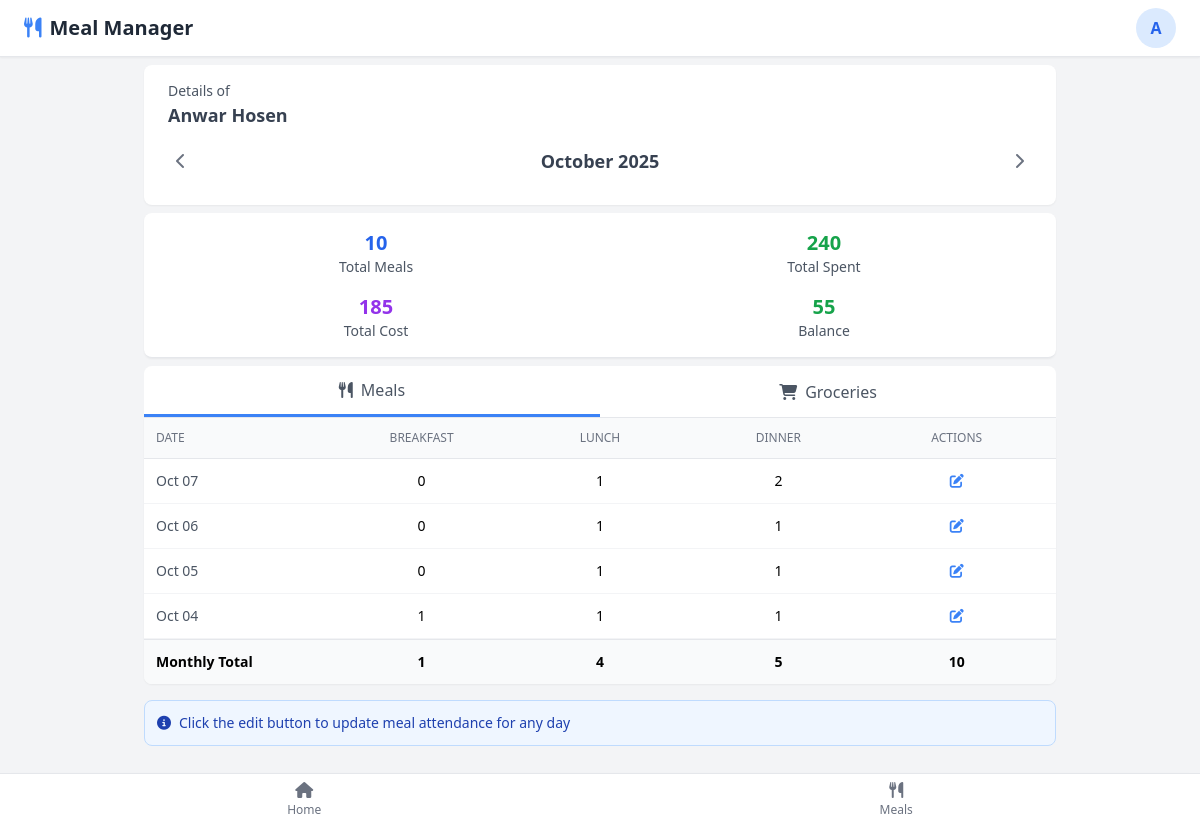
Page /member-details/11/ (signed in) on the earlier database version.
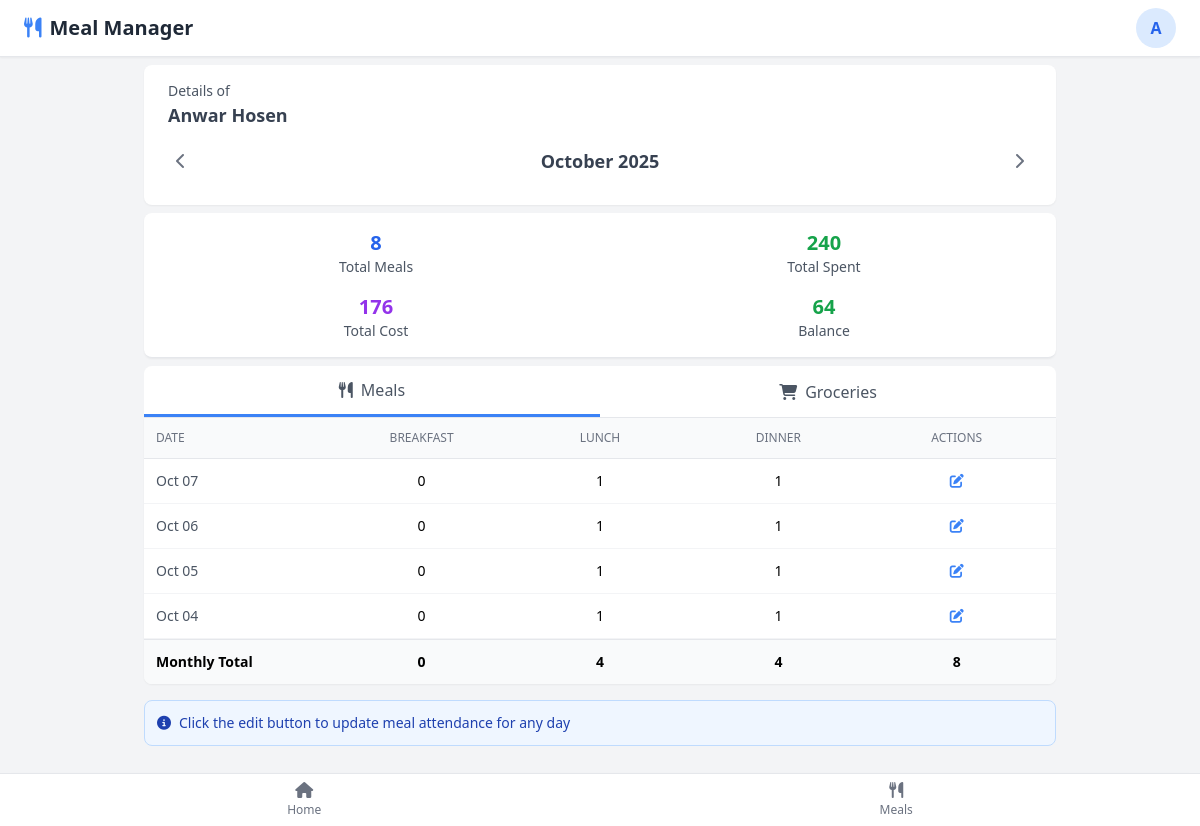
Same page on the later database version.
### app/models.py (models this page shows, shortened)
class GroupMember(models.Model):
    ROLE_CHOICES = [
        ('admin', 'Admin'),
        ('member', 'Member'),
    ]
    user = models.OneToOneField(User, on_delete=models.CASCADE, related_name='group_membership')
    group = models.ForeignKey(Group, on_delete=models.CASCADE, related_name='members')
    role = models.CharField(max_length=10, choices=ROLE_CHOICES, default='member')
    joined_at = models.DateTimeField(auto_now_add=True)

class MealEntry(models.Model):
    user = models.ForeignKey(User, on_delete=models.CASCADE, related_name='meal_entries')
    group = models.ForeignKey(Group, on_delete=models.CASCADE, related_name='meal_entries')
    date = models.DateField()
    breakfast = models.IntegerField(default=0,
        validators=[MinValueValidator(0), MaxValueValidator(3)],
        help_text="Number of breakfast meals (0=absent, 1=present, 2+=with guests)"
    )
    lunch = models.IntegerField(default=0,
        validators=[MinValueValidator(0), MaxValueValidator(3)],
        help_text="Number of lunch meals (0=absent, 1=present, 2+=with guests)"
    )
    dinner = models.IntegerField(default=0,
        validators=[MinValueValidator(0), MaxValueValidator(3)],
        help_text="Number of dinner meals (0=absent, 1=present, 2+=with guests)"
    )
    created_at = models.DateTimeField(auto_now_add=True)
    updated_at = models.DateTimeField(auto_now=True)
    class Meta:
        unique_together = ['user', 'group', 'date']
        ordering = ['-date', 'user']
        indexes = [
            models.Index(fields=['user', 'date']),
            models.Index(fields=['group', 'date']),
        ]
    @property
    def total(self):
        return self.breakfast + self.lunch + self.dinner

### app/utils.py (the view)
    def wrapper(request, *args, **kwargs):
        if not hasattr(request.user, 'group_membership'):
            return redirect('setup-group')
        return view_func(request, *args, **kwargs)

### app/utils.py (called while the page is built)
def group_required(view_func):
    def wrapper(request, *args, **kwargs):
        if not hasattr(request.user, 'group_membership'):
            return redirect('setup-group')
        return view_func(request, *args, **kwargs)
    return wrapper

### app/views/helpers.py (called while the page is built)
def group_summary(group, month: int, year: int):
    group_groceries = GroceryExpense.objects.filter(
        group=group,
        date__year=year,
        date__month=month
    )
    group_meals = MealEntry.objects.filter(
        group=group,
        date__year=year,
        date__month=month
    )
    total_group_expenses = group_groceries.aggregate(Sum('cost'))['cost__sum'] or 0
    total_group_meals = sum(meal.total for meal in group_meals)
    cost_per_meal = (total_group_expenses / total_group_meals) if total_group_meals > 0 else 0
    group.total_expenses = total_group_expenses
    group.total_meals = total_group_meals
    group.cost_per_meal = round(cost_per_meal, 2)
    return group

def member_summary(member, group, month, year):
    meals_list = MealEntry.objects.filter(
        user=member.user,
        group=group,
        date__year=year,
        date__month=month
    )
    groceries_list = GroceryExpense.objects.filter(
        user=member.user,
        group=group,
        date__year=year,
        date__month=month
    )
    total_meals = sum(meal.total for meal in meals_list)
    total_spent = groceries_list.aggregate(Sum('cost'))['cost__sum'] or 0
    return total_meals, total_spent, meals_list, groceries_list

def get_member_details(member, month: int, year: int):
    total_meals, total_spent, meals_list, grocery_list = member_summary(
        member=member,
        group=member.group,
        month=month,
        year=year
    )
    group = group_summary(
        group=member.group,
        month=month,
        year=year
    )
    total_cost = total_meals * group.cost_per_meal
    member.total_meals = total_meals
    member.total_spent = total_spent
    member.total_cost = round(total_cost)
    member.balance = round(total_spent - total_cost)
    member.meals_list = meals_list
    member.groceries_list = grocery_list
    member.months_total_breakfast = sum(meal.breakfast for meal in meals_list)
    member.months_total_lunch = sum(meal.lunch for meal in meals_list)
    member.months_total_dinner = sum(meal.dinner for meal in meals_list)
    return member

### templates/home/member_details.html (shortened to what this page needs)
{% extends "base.html" %}
{% load static %}
{% block content %}
<main class="p-2 pb-20 md:px-36">
    <div class="bg-white rounded-lg shadow-sm py-4 px-6 mb-2">
        <div class="flex justify-between items-start mb-3">
            <div>
                <p class="text-gray-600 text-sm">Details of</p>
                <h2 class="text-lg font-bold text-gray-700">
                    {{ member.user.first_name }}
                </h2>
            </div>
        </div>
        <div class="flex justify-between items-center mb-2">
            <button class="text-gray-500 hover:text-gray-700 p-2">
                <i class="fas fa-chevron-left"></i>
            </button>
            <span class="text-lg font-semibold text-gray-700">{{ info_date|date:"F Y" }}</span>
            <button class="text-gray-500 hover:text-gray-700 p-2">
                <i class="fas fa-chevron-right"></i>
            </button>
        </div>
    </div>
    <div class="bg-white rounded-lg shadow-sm p-4 border-b border-gray-200 mb-2">
        <div class="grid grid-cols-2 gap-4 text-center">
            <div>
                <p class="text-xl font-bold text-blue-600">{{ member.total_meals }}</p>
                <p class="text-gray-600 text-sm">Total Meals</p>
            </div>
            <div>
                <p class="text-xl font-bold text-green-600">{{ member.total_spent }}</p>
                <p class="text-gray-600 text-sm">Total Spent</p>
            </div>
            <div>
                <p class="text-xl font-bold text-purple-600">{{ member.total_cost }}</p>
                <p class="text-gray-600 text-sm">Total Cost</p>
            </div>
            <div>
                <p class="text-xl font-bold text-green-600">{{ member.balance }}</p>
                <p class="text-gray-600 text-sm">Balance</p>
            </div>
        </div>
    </div>
    <nav class="bg-white border-b border-gray-200 rounded-tl-lg rounded-tr-lg">
        <div class="flex">
            <button class="tab-btn flex-1 py-3 text-center font-medium text-gray-600 hover:text-blue-500 transition tab-active" data-tab="meals">
                <i class="fas fa-utensils mr-2"></i>Meals
            </button>
            <button class="tab-btn flex-1 py-3 text-center font-medium text-gray-600 hover:text-blue-500 transition" data-tab="groceries">
                <i class="fas fa-shopping-cart mr-2"></i>Groceries
            </button>
        </div>
    </nav>
    <section>
        <div id="meals" class="tab-content">
            <div class="bg-white shadow-sm overflow-hidden rounded-bl-lg rounded-br-lg">
                <div class="grid grid-cols-5 gap-1 p-3 bg-gray-50 border-b border-gray-200 text-xs font-medium text-gray-500 uppercase">
                    <div>Date</div>
                    <div class="text-center">Breakfast</div>
                    <div class="text-center">Lunch</div>
                    <div class="text-center">Dinner</div>
                    <div class="text-center">Actions</div>
                </div>
                <div class="max-h-96 overflow-y-auto">
                    {% for meal in member.meals_list %}
                    <div class="grid grid-cols-5 gap-1 p-3 border-b border-gray-100 hover:bg-gray-50 items-center text-sm">
                        <div class="font-medium text-gray-600 date">{{ meal.date|date:"M d" }}</div>
                        <div class="text-center breakfast">{{ meal.breakfast }}</div>
                        <div class="text-center lunch">{{ meal.lunch }}</div>
                        <div class="text-center dinner">{{ meal.dinner }}</div>
                        <div class="text-center">
                            <button class="text-blue-500 hover:text-blue-700">
                                <i class="fas fa-edit meal-edit-btn"></i>
                            </button>
                        </div>
                    </div>
                    {% endfor %}
                </div>
                <div class="grid grid-cols-5 gap-1 p-3 bg-gray-50 border-t border-gray-200 text-sm font-semibold">
                    <div>Monthly Total</div>
                    <div class="text-center">{{ member.months_total_breakfast }}</div>
                    <div class="text-center">{{ member.months_total_lunch }}</div>
                    <div class="text-center">{{ member.months_total_dinner }}</div>
                    <div class="text-center">{{ member.total_meals }}</div>
                </div>
            </div>
            <div class="mt-4 bg-blue-50 rounded-lg p-3 border border-blue-200">
                <div class="flex items-center text-sm text-blue-800">
                    <i class="fas fa-info-circle mr-2"></i>
                    <span>Click the edit button to update meal attendance for any day</span>
                </div>
            </div>
        </div>
    </section>
</main>
{% endblock content %}

### templates/base.html (shortened to what this page needs)
{% load static %}
<!DOCTYPE html>
<html lang="en">
<head>
    <script src="https://cdn.tailwindcss.com"></script>
    <link rel="stylesheet" href="https://cdnjs.cloudflare.com/ajax/libs/font-awesome/6.5.1/css/all.min.css">
</head>
<body class="bg-gray-100 min-h-screen">
    {% if user.is_authenticated %}
    <header class="bg-white shadow-sm border-b border-gray-200 p-2">
        <div class="flex justify-between items-center px-4">
            <div>
                <h1 class="text-xl font-bold text-gray-800">
                    <i class="fas fa-utensils text-blue-500 mr-2"></i>Meal Manager
                </h1>
            </div>
            <div class="relative">
                <button id="userMenuButton" class="w-10 h-10 rounded-full bg-blue-100 flex items-center justify-center transition">
                    <span class="text-blue-600 font-semibold">{{ user.first_name.0|upper }}</span>
                </button>
            </div>
        </div>
    </header>
    {% endif %}
    {% block content %}{% endblock content %}
    {% if user.is_authenticated %}
    <nav class="fixed bottom-0 left-0 right-0 bg-white border-t border-gray-200 px-2 shadow-lg">
        <div class="flex justify-around">
            {% url 'home' as home_url %}
            {% url 'track-meals' as meals_url %}
            <a href="{{ home_url }}" class="flex flex-col items-center p-2 rounded-lg {% if request.path == home_url %}text-blue-500{% else %}text-gray-500 hover:text-blue-500{% endif %}">
                <i class="fas fa-home mb-1"></i>
                <span class="text-xs">Home</span>
            </a>
            <a href="{{ meals_url }}" class="flex flex-col items-center p-2 rounded-lg {% if request.path == meals_url %}text-blue-500{% else %}text-gray-500 hover:text-blue-500{% endif %}">
                <i class="fas fa-utensils mb-1"></i>
                <span class="text-xs">Meals</span>
            </a>
        </div>
    </nav>
    {% endif %}
</body>
</html>

### templates/home/member_details.html (style rules this page uses)
.tab-active { border-bottom: 3px solid #3b82f6; color: #3b82f6; }

Differences in the rows shown:
computed for GroupMember "Anwar Hosen": total_meals "10" → "8"; total_cost "185" → "176"; balance "55" → "64"; months_total_breakfast "1" → "0"; months_total_dinner "5" → "4"
changed MealEntry "Oct 07": dinner "2" → "1"
changed MealEntry "Oct 04": breakfast "1" → "0"
